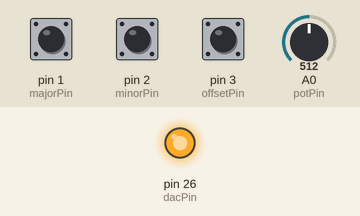
Bench run of a sketch on a simulated Teensy 4. On the bench: output pins drawn as LEDs (lit = HIGH). The inputs (shaded band) are chosen by the test bench; at power-on: A0 (potPin) = 512, pin 1 (majorPin) HIGH, pin 2 (minorPin) HIGH, pin 3 (offsetPin) HIGH (analog values on the 0–1023 scale).

Above: at 1.2 s.
1.3 s: A0 (potPin) set to 344
2.8 s: A0 (potPin) set to 319
At 3.3 s:
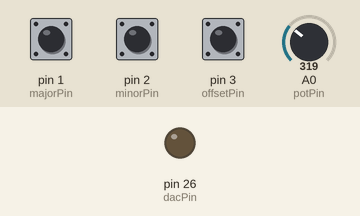
4.3 s: A0 (potPin) set to 511
At 5.2 s:
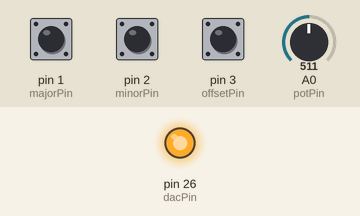
5.8 s: A0 (potPin) set to 306
At 6.8 s:
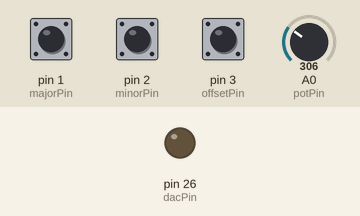
Timing chart, 0 to 8.3 s (numbered marks = the images above; inputs shaded):
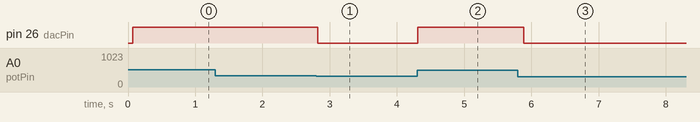

The sketch:

Two_Oct_Control.ino
```cpp
/*
 *  Pin constants, these are what I used with the Teensy LC, which has a built in DAC.
 *  Feel free to change these to meet your needs.
 */
const int majorPin = 1;
const int minorPin = 2;
const int offsetPin = 3;
const int potPin = A0;
const int dacPin = A12;
const float gainError = 1.011f;
const float offsetError = 5.558f;

// values used to divide up the knob into 2 octaves
const int adcResolution = 1 << 12; // 12 bits
const int dacResolution = 1 << 12; // 12 bits
const int chromaticDiv = (adcResolution / 25) + 1;
const int diatonicDiv = (adcResolution / 15) + 1;
// sometimes a small offset is needed to align the center detent with 1 octave
const int knobOffset = 0;

unsigned int dacVal = 0; // start on 0v
unsigned int targetVal = 0;
unsigned int diff = 0;
int knob = 0;
int noteIndex = 0; // a value from 0-24 or 0-14, depending on scale, representing 2 octaves + a final note
int noteNum = 0; // a value from 0-36, representing a semi-tone value
int currentScale = 0; // chromatic

int knobDiv = chromaticDiv; // start in chromatic
int vOffset = 0; // start at 0v, use 1241 to start at 1v
int slew = 4; // 4ms delay for slew, you can play with this or add a pot to control it. 0 will result in stepping, and I found 10 is as high as you'd want to go.

// scale offsets to be used to calculate DAC value
unsigned int scales[3][25] = {
  { 0, 1, 2, 3, 4, 5, 6, 7, 8, 9, 10, 11, 12, 13, 14, 15, 16, 17, 18, 19, 20, 21, 22, 23, 24},
  { 0, 2, 4, 5, 7, 9, 11, 12, 14, 16, 17, 19, 21, 23, 24 },
  { 0, 2, 3, 5, 7, 8, 10, 12, 14, 15, 17, 19, 20, 22, 24 }
};

void setup() {
  pinMode(majorPin, INPUT_PULLUP); // minor scale
  pinMode(minorPin, INPUT_PULLUP); // major scale
  pinMode(offsetPin, INPUT_PULLUP); // 1v offset
  analogReadAveraging(16);
  analogReadResolution(12);
  analogWriteResolution(12);
  Serial.begin(9600);
}

void loop() {
  // read offest switch and set offset accordingly
  // vOffset = digitalRead(offsetPin) * voltOffset;

  // read scale switch inputs and set knob division and scale index accordingly
  // scale switch is a 3 position, on-off-on switch, using two inputs for major and minor, and chromatic if neither
  if (digitalRead(majorPin) == LOW) {
    // major
    knobDiv = diatonicDiv;
    currentScale = 1;
  } else if (digitalRead(minorPin) == LOW) {
    // minor
    knobDiv = diatonicDiv;
    currentScale = 2;
  } else {
    knobDiv = chromaticDiv;
    currentScale = 0;
  }

  // read knob position and determine what number note it is in the 2 octaves
  knob = analogRead(potPin);
  noteIndex = floor(knob / knobDiv);
  // Serial.println(string(knob) -
  // find the target value that corresponds to the voltage for the note number from the scale look up
  // add octave offset if enabled
  noteNum = scales[currentScale][noteIndex] + (digitalRead(offsetPin) * 12);
  // convert from note number to code point
  targetVal = ((((float)noteNum / 12.0f) / 3.3f) * (dacResolution - 1) * gainError) + offsetError;

  /* glide to the note, the further away it is from our current DAC values the more we will glide to it */

  // if new note is higher than current
  if (targetVal > dacVal) {
    // get the difference
    diff = targetVal - dacVal;
    // if we're more than 20 away
    if (diff > 20) {
      // jump by half the difference
      dacVal = dacVal + (diff / 10);
      delay(slew);
      // Serial.println(String(knob) + " - " + String(noteIndex + 1) + " - " + String(dacVal) + " - " + String(targetVal));
    } else {
      // set it to our target
      dacVal = targetVal;
    }
  }

  // if new note is lower than current
  if (targetVal < dacVal) {
    // get the difference
    diff = dacVal - targetVal;
    // if we're more than 20 away;
    if (diff > 20) {
      // jump by half the difference
      dacVal = dacVal - (diff / 10);
      delay(slew);
      // Serial.println(String(knob) + " - " + String(noteIndex + 1) + " - " + String(dacVal) + " - " + String(targetVal));
    } else {
      // set it to our target
      dacVal = targetVal;
    }
  }

  // write to the DAC
  analogWrite(dacPin, dacVal);
}
```

Measured:
- the behaviour switches between 328 and 327 on A0 (potPin) (found by bisection; images 0 and 1)
- after the input at 1.3 s, every drawn part: stays the same
- after the input at 2.8 s, pin 26 (dacPin): HIGH → LOW at once
- after the input at 4.3 s, pin 26 (dacPin): LOW → HIGH at once
- after the input at 5.8 s, pin 26 (dacPin): HIGH → LOW after 0.09 s
